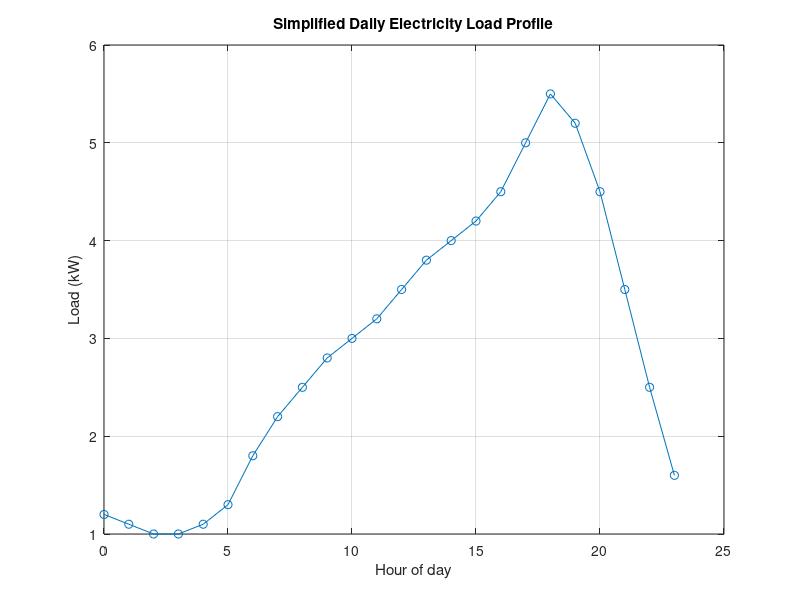
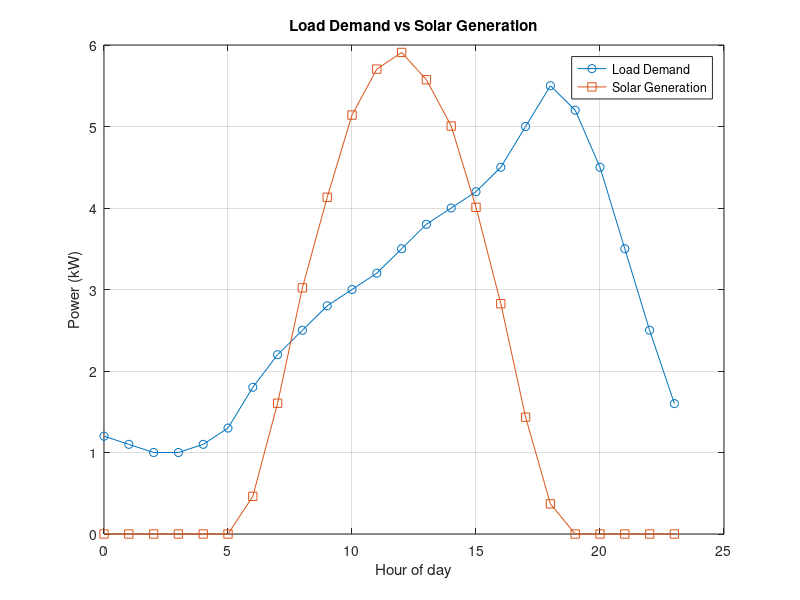
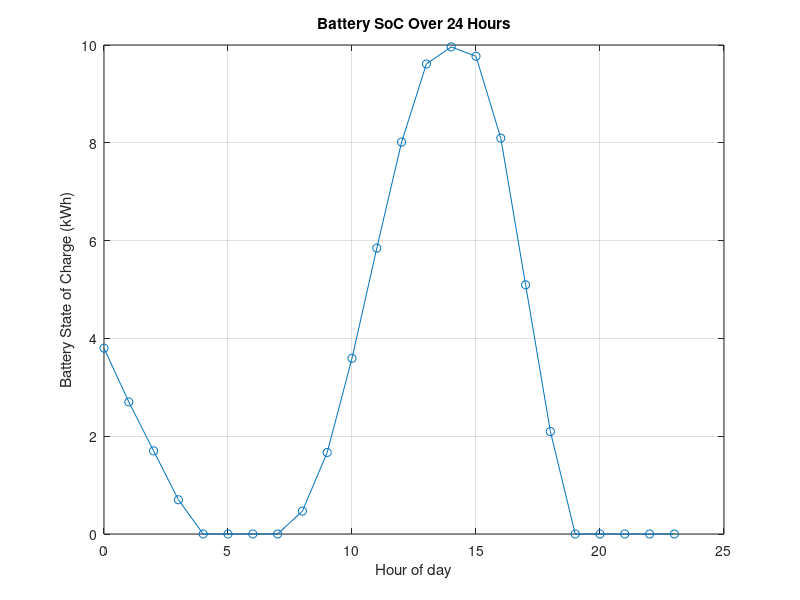

Here is the MATLAB script that generated these plots, in order:
%% Load Profile: Simplified daily electricity demand (24 hours, UAE residential pattern)
hours = 0:23;
% Typical UAE residential load shape: low overnight, rises through day,
% peaks in the evening (AC + lighting overlap)
load_profile_hourly = [1.2,1.1,1.0,1.0,1.1,1.3,1.8,2.2,2.5,2.8,3.0,3.2, ...
    3.5,3.8,4.0,4.2,4.5,5.0,5.5,5.2,4.5,3.5,2.5,1.6]; % kW, illustrative

figure;
plot(hours, load_profile_hourly, '-o');
xlabel('Hour of day'); ylabel('Load (kW)');
title('Simplified Daily Electricity Load Profile');
grid on;

%% Solar Generation Profile (reusing single-diode model logic)
I0 = 1e-9; Rs = 0.5; Rsh = 300; n = 1.3;
k = 1.38e-23; q = 1.6e-19; T = 298;
Vt = n*k*T/q;
Iph_ref = 8.5;

% Real Abu Dhabi hourly irradiance (same data as before)
irradiance_hourly_real = [0.0,0.0,0.0,0.0,0.0,3.0,83.1,269.85,501.2,682.72, ...
    847.6,939.67,973.1,918.42,825.6,662.55,469.35,241.88,68.12,0.0,0.0,0.0,0.0,0.0];

solar_power_hourly = zeros(1,24);
V_fixed = 0.6; % operating near typical MPP voltage

for h = 1:24
    Iph = Iph_ref * (irradiance_hourly_real(h)/1000);
    I_pv = Iph - I0*(exp(V_fixed/Vt) - 1) - V_fixed/Rsh;
    solar_power_hourly(h) = max(V_fixed * I_pv, 0);  % clip negative values to 0
end

% Scale up to represent a small residential solar array (e.g., 10 panels)
num_panels = 1.2;
solar_power_hourly = solar_power_hourly * num_panels;

figure;
plot(hours, load_profile_hourly, '-o', 'DisplayName', 'Load Demand');
hold on;
plot(hours, solar_power_hourly, '-s', 'DisplayName', 'Solar Generation');
legend show;
xlabel('Hour of day'); ylabel('Power (kW)');
title('Load Demand vs Solar Generation');
grid on;

%% Battery Energy Storage System (BESS) Dispatch Simulation
battery_capacity = 10;      % kWh, total usable battery capacity
battery_efficiency = 0.9;   % round-trip efficiency (90%)
max_charge_rate = 3;        % kW, max charge/discharge power limit
SoC = zeros(1,24);          % state of charge, kWh, tracked hour by hour
SoC(1) = battery_capacity * 0.5;  % start at 50% charge

grid_import = zeros(1,24);  % power drawn from grid each hour (kW)
grid_export = zeros(1,24);  % excess power sent back to grid, if any (kW)

for h = 1:24
    net_power = solar_power_hourly(h) - load_profile_hourly(h);

    if h > 1
        SoC(h) = SoC(h-1);  % carry over previous hour's charge
    end

    if net_power > 0
        % Excess solar: charge the battery (up to capacity and rate limit)
        charge_amount = min([net_power, max_charge_rate, battery_capacity - SoC(h)]);
        SoC(h) = SoC(h) + charge_amount * battery_efficiency;
        grid_export(h) = net_power - charge_amount;  % anything battery can't absorb goes to grid
    else
        % Deficit: discharge battery to cover shortfall (up to what's available and rate limit)
        deficit = -net_power;
        discharge_amount = min([deficit, max_charge_rate, SoC(h)]);
        SoC(h) = SoC(h) - discharge_amount;
        grid_import(h) = deficit - discharge_amount;  % remaining shortfall comes from grid
    end
end

figure;
plot(hours, SoC, '-o');
xlabel('Hour of day'); ylabel('Battery State of Charge (kWh)');
title('Battery SoC Over 24 Hours');
grid on;
%% Cost Comparison: With vs Without Battery (ADDC Abu Dhabi tariff)
tariff_rate = 0.268;  % AED per kWh, ADDC residential green-band rate

% Scenario 1: No solar, no battery (grid covers all load)
cost_no_solar = sum(load_profile_hourly) * tariff_rate;

% Scenario 2: Solar only, no battery (excess solar wasted/exported, deficit from grid)
grid_import_no_battery = max(load_profile_hourly - solar_power_hourly, 0);
cost_solar_no_battery = sum(grid_import_no_battery) * tariff_rate;

% Scenario 3: Solar + Battery (using your dispatch simulation results)
cost_solar_with_battery = sum(grid_import) * tariff_rate;

fprintf('\n========== COST COMPARISON (ADDC Tariff: AED %.3f/kWh) ==========\n', tariff_rate);
fprintf('No solar (grid only):        AED %.2f/day\n', cost_no_solar);
fprintf('Solar only (no battery):     AED %.2f/day\n', cost_solar_no_battery);
fprintf('Solar + Battery:             AED %.2f/day\n', cost_solar_with_battery);
fprintf('Savings vs no solar:         AED %.2f/day (%.1f%%)\n', ...
    cost_no_solar - cost_solar_with_battery, ...
    (cost_no_solar - cost_solar_with_battery)/cost_no_solar*100);
fprintf('Additional savings from battery (vs solar-only): AED %.2f/day (%.1f%%)\n', ...
    cost_solar_no_battery - cost_solar_with_battery, ...
    (cost_solar_no_battery - cost_solar_with_battery)/cost_solar_no_battery*100);
fprintf('Annualized savings from battery: AED %.2f/year\n', ...
    (cost_solar_no_battery - cost_solar_with_battery)*365);
fprintf('====================================================================\n');
